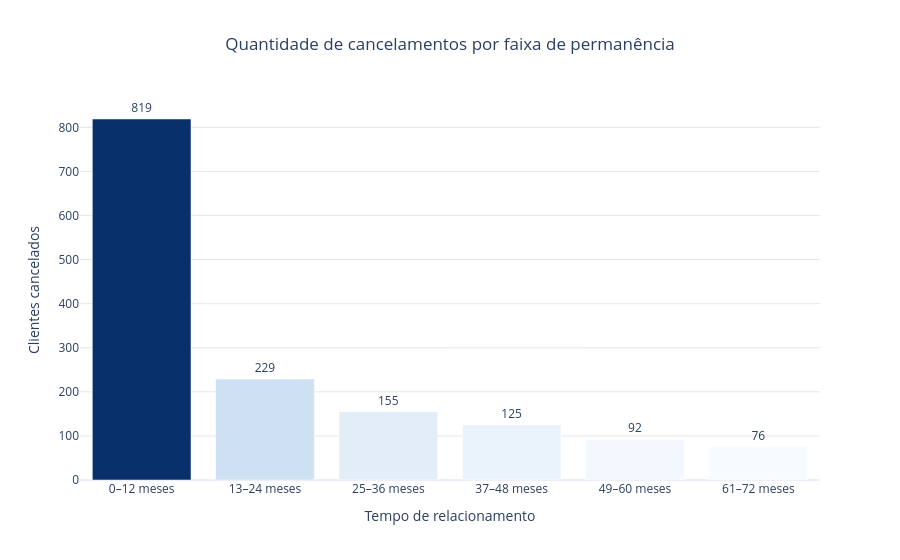

Source (notebook cell):
### Code cell
# Complemento: volume absoluto de cancelamentos por faixa de permanência.
fig = px.bar(
    gold_churn_permanencia, x="FaixaPermanencia", y="Cancelamentos",
    text="Cancelamentos", color="Cancelamentos", color_continuous_scale="Blues",
    title="Quantidade de cancelamentos por faixa de permanência",
    labels={"FaixaPermanencia": "Tempo de relacionamento", "Cancelamentos": "Clientes cancelados"},
    template="plotly_white"
)
fig.update_traces(textposition="outside", hovertemplate="%{x}<br>Cancelamentos: %{y:,}<extra></extra>")
fig.update_layout(title_x=0.5, coloraxis_showscale=False, yaxis=dict(rangemode="tozero", gridcolor="#E5E7EB"))
fig.show()

### Figure 1 — Plotly figure (JSON) as saved in the notebook; plotly's stock layout.template omitted (floating-point values rounded to 4 significant figures)
{"data": [{"hovertemplate": "%{x}<br>Cancelamentos: %{y:,}<extra></extra>", "legendgroup": "", "marker": {"color": [819, 229, 155, 125, 92, 76], "coloraxis": "coloraxis", "pattern": {"shape": ""}}, "name": "", "orientation": "v", "showlegend": false, "text": [819.0, 229.0, 155.0, 125.0, 92.0, 76.0], "textposition": "outside", "type": "bar", "x": ["0–12 meses", "13–24 meses", "25–36 meses", "37–48 meses", "49–60 meses", "61–72 meses"], "xaxis": "x", "y": [819, 229, 155, 125, 92, 76], "yaxis": "y"}], "layout": {"barmode": "relative", "coloraxis": {"autocolorscale": false, "colorbar": {"title": {"text": "Clientes cancelados"}}, "colorscale": [[0, "rgb(247,251,255)"], [0.125, "rgb(222,235,247)"], [0.25, "rgb(198,219,239)"], [0.375, "rgb(158,202,225)"], [0.5, "rgb(107,174,214)"], [0.625, "rgb(66,146,198)"], [0.75, "rgb(33,113,181)"], [0.875, "rgb(8,81,156)"], [1, "rgb(8,48,107)"]], "showscale": false}, "legend": {"tracegroupgap": 0}, "title": {"text": "Quantidade de cancelamentos por faixa de permanência", "x": 0.5}, "xaxis": {"anchor": "y", "domain": [0, 1], "title": {"text": "Tempo de relacionamento"}}, "yaxis": {"anchor": "x", "domain": [0, 1], "gridcolor": "#E5E7EB", "rangemode": "tozero", "title": {"text": "Clientes cancelados"}}}}
